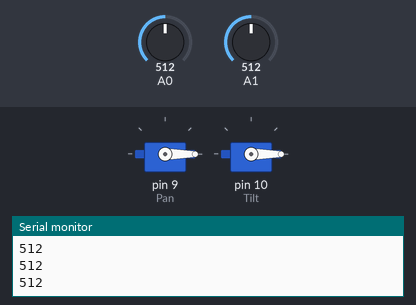
The sketch below on a simulated Arduino Uno, built with avr-gcc and run on an emulated ATmega328P. Shown: 2 × servo, the last lines printed to the serial monitor. Inputs (shaded band) come from the test bench; at power-on: A0 = 512, A1 = 512.

Above: at 1.2 s.
1.3 s: A0 set to 306
At 1.6 s:
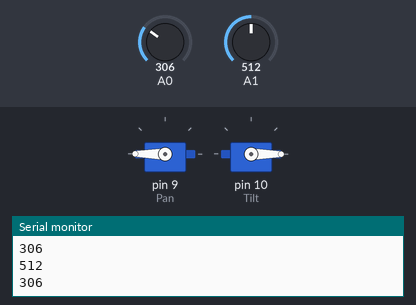
2.8 s: A1 set to 900
At 3.9 s:
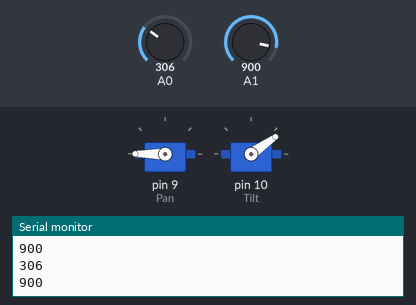
4.3 s: A1 set to 1023
At 5.1 s:
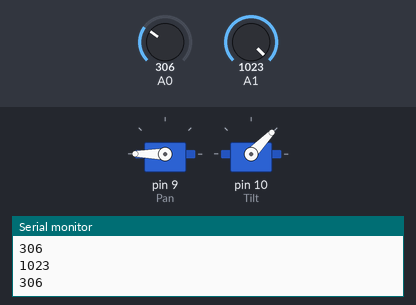
5.8 s: A0 set to 122
At 6.2 s:
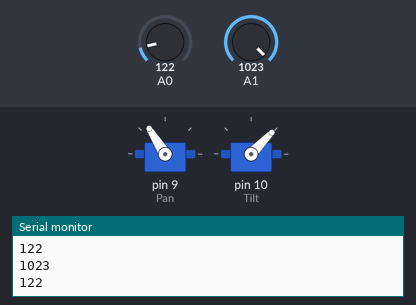
7.3 s: A0 set to 0
At 8.5 s:
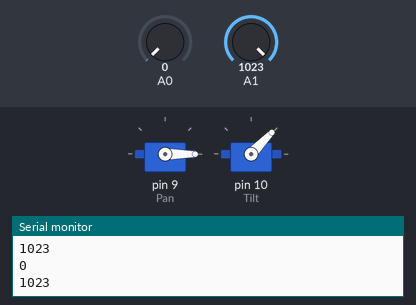
8.8 s: A1 set to 306
At 9.8 s:
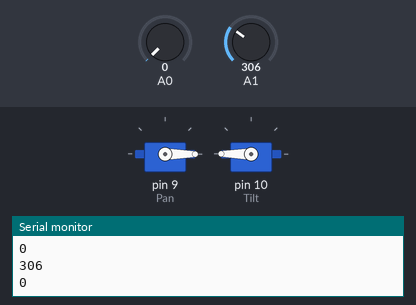
Timing chart, 0 to 11.3 s (numbered marks = the images above; inputs shaded):
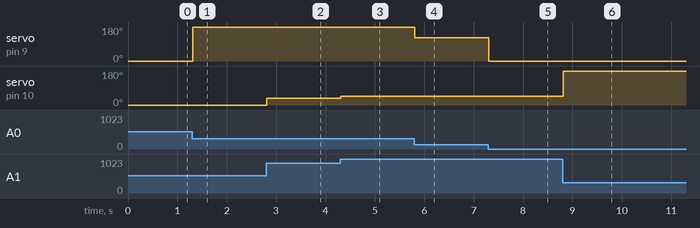

The sketch:

Joystick_Pan_Tilt.ino
```cpp
#include <Servo.h>

Servo Pan;
Servo Tilt;

int panPos;
int tiltPos;

void setup()
{
 Serial.begin(9600);

 Pan.attach(9);
 Tilt.attach(10);
}

void loop()
{
  panPos = analogRead(A0);
  Pan.write(panPos);
  Serial.println(panPos);

  tiltPos = analogRead(A1);
  Tilt.write(tiltPos);
  Serial.println(tiltPos);

  delay(10);
}
```

Measured:
- after the input at 1.3 s, servo on pin 9 (Pan): 0° → 180° at once
- after the input at 2.8 s, servo on pin 10 (Tilt): 0° → 35° at once
- after the input at 4.3 s, servo on pin 10 (Tilt): 35° → 46° at once
- after the input at 5.8 s, servo on pin 9 (Pan): 180° → 122° at once
- after the input at 7.3 s, servo on pin 9 (Pan): 122° → 0° at once
- after the input at 8.8 s, servo on pin 10 (Tilt): 46° → 180° at once
